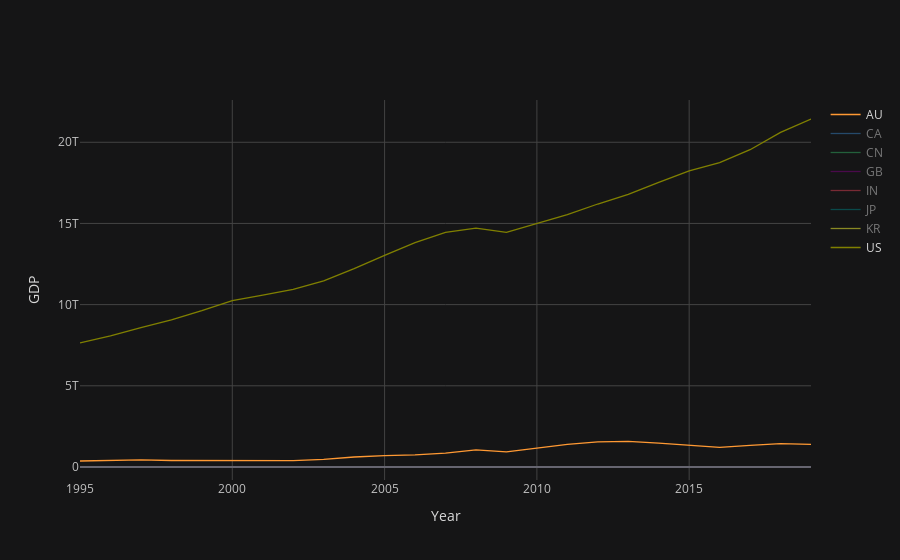

Source (notebook cell):
### Code cell
gdp_plot = gdp_world_indexed_df.iplot(kind='line',
                                    xTitle="Year",
                                    yTitle='GDP')
